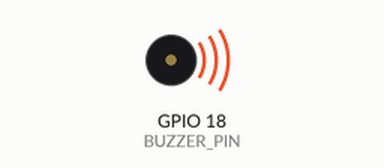
Recording of a program running on a simulated Raspberry Pi (BCM pin numbers). Parts: buzzer (waves = sounding, pin HIGH).

Above: at 0.5 s.
Timing chart, 0 to 4.6 s (numbered marks = the images above):
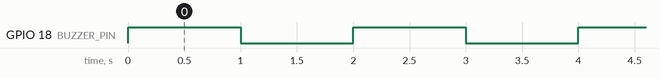

Measured:
- by itself, GPIO 18 (BUZZER_PIN): alternates HIGH for 1.0 s and LOW for 1.0 s

The program:

buzzer.py
```python
# Blinking the buzzer
import RPi.GPIO as GPIO
import time
GPIO.setmode(GPIO.BCM)
BUZZER_PIN = 18
GPIO.setup(BUZZER_PIN, GPIO.OUT)
try:
	while True:
		GPIO.output(BUZZER_PIN, GPIO.HIGH)
		time.sleep(1)
		GPIO.output(BUZZER_PIN, GPIO.LOW)
		time.sleep(1)
except KeyboardInterrupt:
	GPIO.cleanup()
	exit(0)
```
